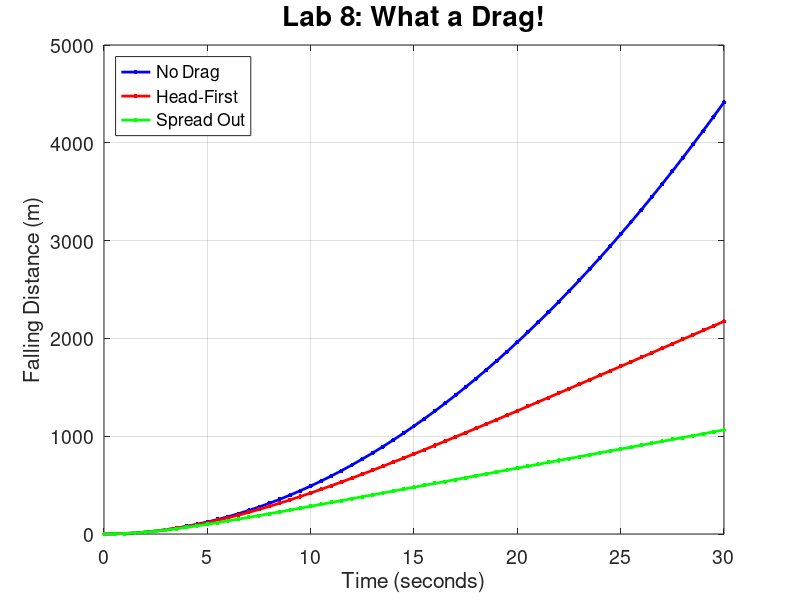
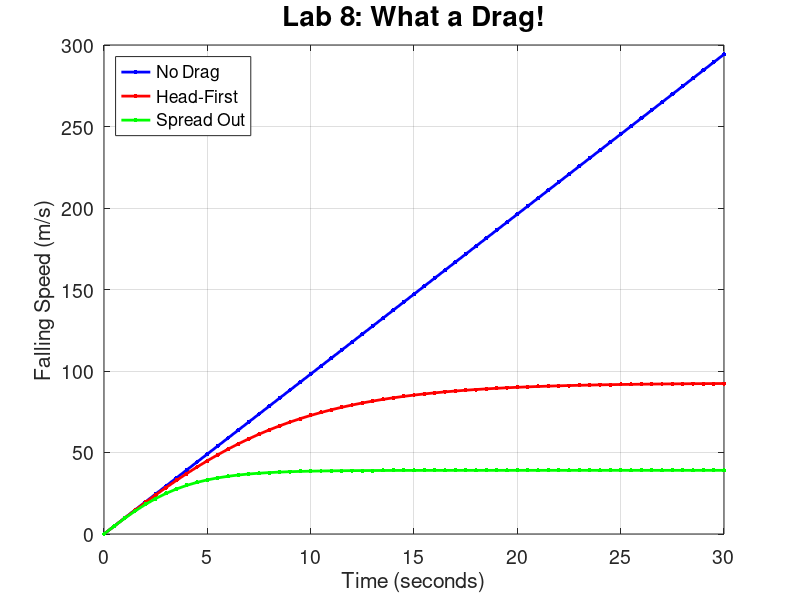

Recreate these plots in MATLAB, in order.
%%%%%%%%%%%%%%%%%%%%%%%%%%%%%%%%%%%%%%%%%%%%%%%%%%%%%%%%%%%%%%%%%%%%%%%%%%%
% MATH_151_Lab8
%--------------------------------------------------------------------------
% C Rocheleau, Colorado State University
% 10/25/2023
%--------------------------------------------------------------------------
% Answer key for MATH-151 Lab 8 for the Fall 2023 semester
%%%%%%%%%%%%%%%%%%%%%%%%%%%%%%%%%%%%%%%%%%%%%%%%%%%%%%%%%%%%%%%%%%%%%%%%%%%

close all; clear all; clc;

%% Task 1: What a Drag!

% Defining Constants
g = 9.81;       % gravity, m/s^2
m = 70;         % mass, kg
dt = 0.5;       % time step, s
t  = 0:dt:30;   % time vector

% a) Modling a skydiver falling with no drag

H     = zeros(size(t));
Hprime = 0;       v = H;

% Solving second-order ODE with constant acceleration using Runge-Kutta 4
for iTime = 2:length(t)
    haccel = m*g/m;
    k1 = haccel;    % Acceleraiton is constant, so it is simple
    l1 = Hprime;

    k2 = haccel;
    l2 = Hprime + (dt/2)*k1;

    k3 = haccel;
    l3 = Hprime + (dt/2)*k2;

    k4 = haccel;
    l4 = Hprime + dt*k3;
    

    Hprime = Hprime + (dt/6)*(k1 + 2*k2 + 2*k3 + k4);
    v(iTime) = Hprime;  % Store time-series of velocity for plotting later
    H(iTime) = H(iTime-1) + (dt/6)*(l1 + 2*l2 + 2*l3 + l4);
end

figure(); 
h_grav = plot(t,H,'b.-','linewidth',2,'markersize',10); hold on;
grid on; set(gca,'fontsize',14);
title('Lab 8: What a Drag!','fontsize',20,'fontweight','b');
xlabel('Time (seconds)'); ylabel('Falling Distance (m)');

% b) Adding drag to the equation (Skydiver falling head-first)

H_headfirst = zeros(size(t));
Hprime_headfirst = 0;  v_headfirst = zeros(size(t));
headfirst_Cd = 0.08;
for iTime = 2:length(t)
    kd1 = (m*g - headfirst_Cd*Hprime_headfirst^2)/m;
    ld1 = Hprime_headfirst;
    
    % Now that our acceleration is based on velocity we need to update our
    % calculations at each step!
    kd2 = (m*g - headfirst_Cd*(Hprime_headfirst + (dt/2)*kd1)^2)/m;
    ld2 = Hprime_headfirst + (dt/2)*kd1;
    
    kd3 = (m*g - headfirst_Cd*(Hprime_headfirst + (dt/2)*kd2)^2)/m;
    ld3 = Hprime_headfirst + (dt/2)*kd2;

    kd4 = (m*g - headfirst_Cd*(Hprime_headfirst + (dt)*kd3)^2)/m;
    ld4 = Hprime_headfirst + (dt)*kd3;

    Hprime_headfirst = Hprime_headfirst + (dt/6)*(kd1 + 2*kd2 + 2*kd3 + kd4);
    v_headfirst(iTime) = Hprime_headfirst;
    H_headfirst(iTime) = H_headfirst(iTime-1) + (dt/6)*(ld1 + 2*ld2 + 2*ld3 + ld4);
end
h_hf = plot(t,H_headfirst,'r.-','linewidth',2,'markersize',10);

% c) Changing drag to spread out skydiver

H_spread = zeros(size(t));
Hprime_spread = 0;  v_hdrag = zeros(size(t));
spread_Cd = 0.45;
for iTime = 2:length(t)

    khd1 = (m*g - spread_Cd*Hprime_spread^2)/m;
    lhd1 = Hprime_spread;

    khd2 = (m*g - spread_Cd*(Hprime_spread + (dt/2)*khd1)^2)/m;
    lhd2 = Hprime_spread + (dt/2)*khd1;
    
    khd3 = (m*g - spread_Cd*(Hprime_spread + (dt/2)*khd2)^2)/m;
    lhd3 = Hprime_spread + (dt/2)*khd2;

    khd4 = (m*g - spread_Cd*(Hprime_spread + (dt)*khd3)^2)/m;
    lhd4 = Hprime_spread + (dt)*khd3;

    Hprime_spread = Hprime_spread + (dt/6)*(khd1 + 2*khd2 + 2*khd3 + khd4);
    v_hdrag(iTime) = Hprime_spread;
    H_spread(iTime) = H_spread(iTime-1) + (dt/6)*(lhd1 + 2*lhd2 + 2*lhd3 + lhd4);
end
h_sp = plot(t,H_spread,'g.-','linewidth',2,'markersize',10);
legend([h_grav, h_hf, h_sp],{'No Drag','Head-First','Spread Out'},'location','NorthWest');

% d) We see that by adding drag we basically cap out falling speed at some
% terminal velocity. This means the more drag we can create, the slower we
% can fall!

% Create a Plot of Speed vs Time (for fun)
figure()
plot(t,v,'b.-','linewidth',2,'markersize',10); hold on
plot(t,v_headfirst,'r.-','linewidth',2,'markersize',10);
plot(t,v_hdrag,'g.-','linewidth',2,'markersize',10); 
grid on; set(gca,'fontsize',14);
title('Lab 8: What a Drag!','fontsize',20,'fontweight','b');
xlabel('Time (seconds)'); ylabel('Falling Speed (m/s)');
legend('No Drag','Head-First','Spread Out','location','NorthWest');
   

    